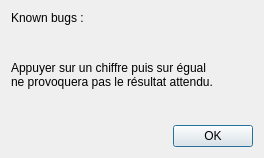
<?xml version="1.0" encoding="UTF-8"?>
<ui version="4.0">
 <class>NewDialog2</class>
 <widget class="QDialog" name="NewDialog2">
  <property name="geometry">
   <rect>
    <x>0</x>
    <y>0</y>
    <width>264</width>
    <height>158</height>
   </rect>
  </property>
  <property name="windowTitle">
   <string>Dialog</string>
  </property>
  <layout class="QVBoxLayout" name="verticalLayout">
   <item>
    <widget class="QLabel" name="label_2">
     <property name="text">
      <string>Known bugs :</string>
     </property>
    </widget>
   </item>
   <item>
    <spacer name="verticalSpacer">
     <property name="orientation">
      <enum>Qt::Vertical</enum>
     </property>
     <property name="sizeHint" stdset="0">
      <size>
       <width>20</width>
       <height>17</height>
      </size>
     </property>
    </spacer>
   </item>
   <item>
    <widget class="QLabel" name="label">
     <property name="text">
      <string>Appuyer sur un chiffre puis sur égual
ne provoquera pas le résultat attendu.</string>
     </property>
    </widget>
   </item>
   <item>
    <spacer name="verticalSpacer_2">
     <property name="orientation">
      <enum>Qt::Vertical</enum>
     </property>
     <property name="sizeHint" stdset="0">
      <size>
       <width>20</width>
       <height>17</height>
      </size>
     </property>
    </spacer>
   </item>
   <item>
    <widget class="QDialogButtonBox" name="buttonBox">
     <property name="orientation">
      <enum>Qt::Horizontal</enum>
     </property>
     <property name="standardButtons">
      <set>QDialogButtonBox::Ok</set>
     </property>
    </widget>
   </item>
  </layout>
 </widget>
 <resources/>
 <connections>
  <connection>
   <sender>buttonBox</sender>
   <signal>accepted()</signal>
   <receiver>NewDialog2</receiver>
   <slot>accept()</slot>
   <hints>
    <hint type="sourcelabel">
     <x>248</x>
     <y>254</y>
    </hint>
    <hint type="destinationlabel">
     <x>157</x>
     <y>274</y>
    </hint>
   </hints>
  </connection>
  <connection>
   <sender>buttonBox</sender>
   <signal>rejected()</signal>
   <receiver>NewDialog2</receiver>
   <slot>reject()</slot>
   <hints>
    <hint type="sourcelabel">
     <x>316</x>
     <y>260</y>
    </hint>
    <hint type="destinationlabel">
     <x>286</x>
     <y>274</y>
    </hint>
   </hints>
  </connection>
 </connections>
</ui>
